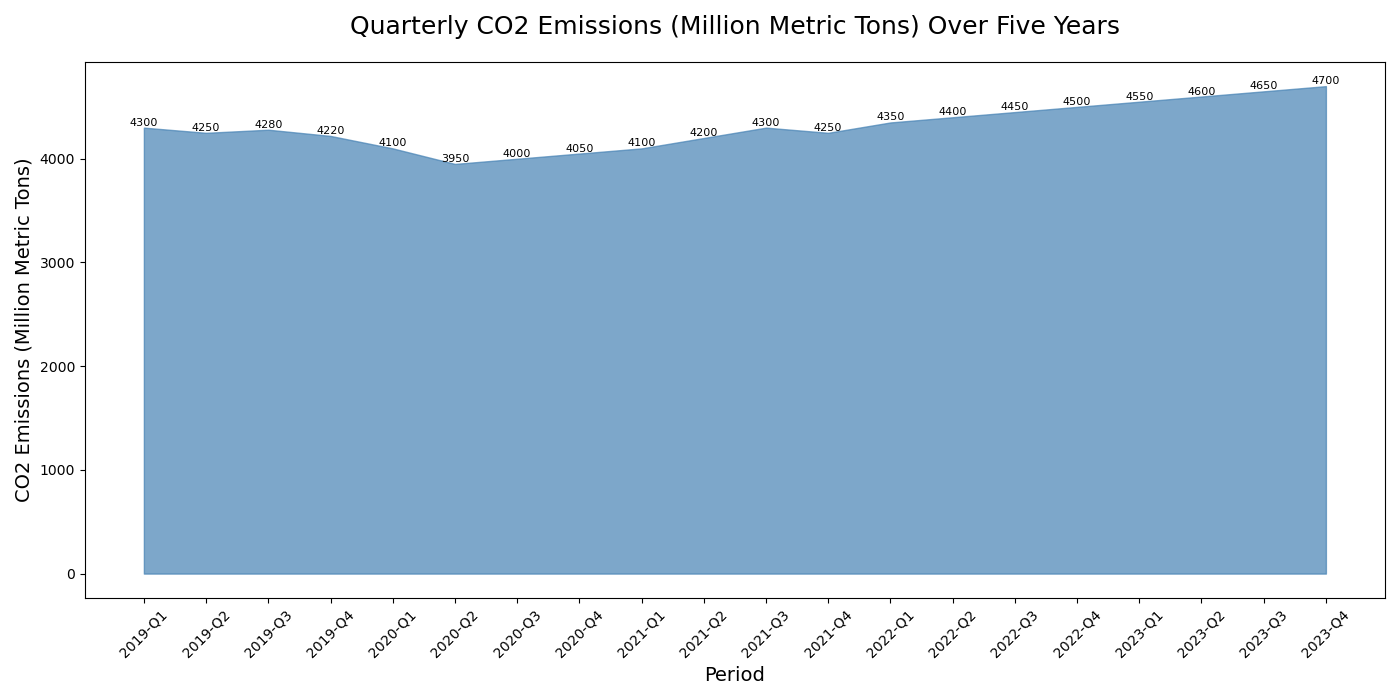

Write Python code to recreate this figure.

import matplotlib.pyplot as plt
import pandas as pd

data = {
    'Year': [2019, 2019, 2019, 2019, 2020, 2020, 2020, 2020, 2021, 2021, 2021, 2021, 2022, 2022, 2022, 2022, 2023, 2023, 2023, 2023],
    'Quarter': ['Q1', 'Q2', 'Q3', 'Q4', 'Q1', 'Q2', 'Q3', 'Q4', 'Q1', 'Q2', 'Q3', 'Q4', 'Q1', 'Q2', 'Q3', 'Q4', 'Q1', 'Q2', 'Q3', 'Q4'],
    'CO2 Emissions (Million Metric Tons)': [4300, 4250, 4280, 4220, 4100, 3950, 4000, 4050, 4100, 4200, 4300, 4250, 4350, 4400, 4450, 4500, 4550, 4600, 4650, 4700]
}

df = pd.DataFrame(data)
df['Period'] = df['Year'].astype(str) + '-' + df['Quarter']

plt.figure(figsize=(14, 7))
plt.fill_between(df['Period'], df['CO2 Emissions (Million Metric Tons)'], color='#4682B4', alpha=0.7)

for i in range(len(df)):
    plt.text(i, df['CO2 Emissions (Million Metric Tons)'][i], str(df['CO2 Emissions (Million Metric Tons)'][i]), ha='center', va='bottom', fontsize=8)

plt.title('Quarterly CO2 Emissions (Million Metric Tons) Over Five Years', fontsize=18, pad=20)
plt.xlabel('Period', fontsize=14)
plt.ylabel('CO2 Emissions (Million Metric Tons)', fontsize=14)
plt.xticks(rotation=45)
plt.tight_layout()

plt.savefig('CO2_Emissions_Area_Chart.png')
plt.show()
